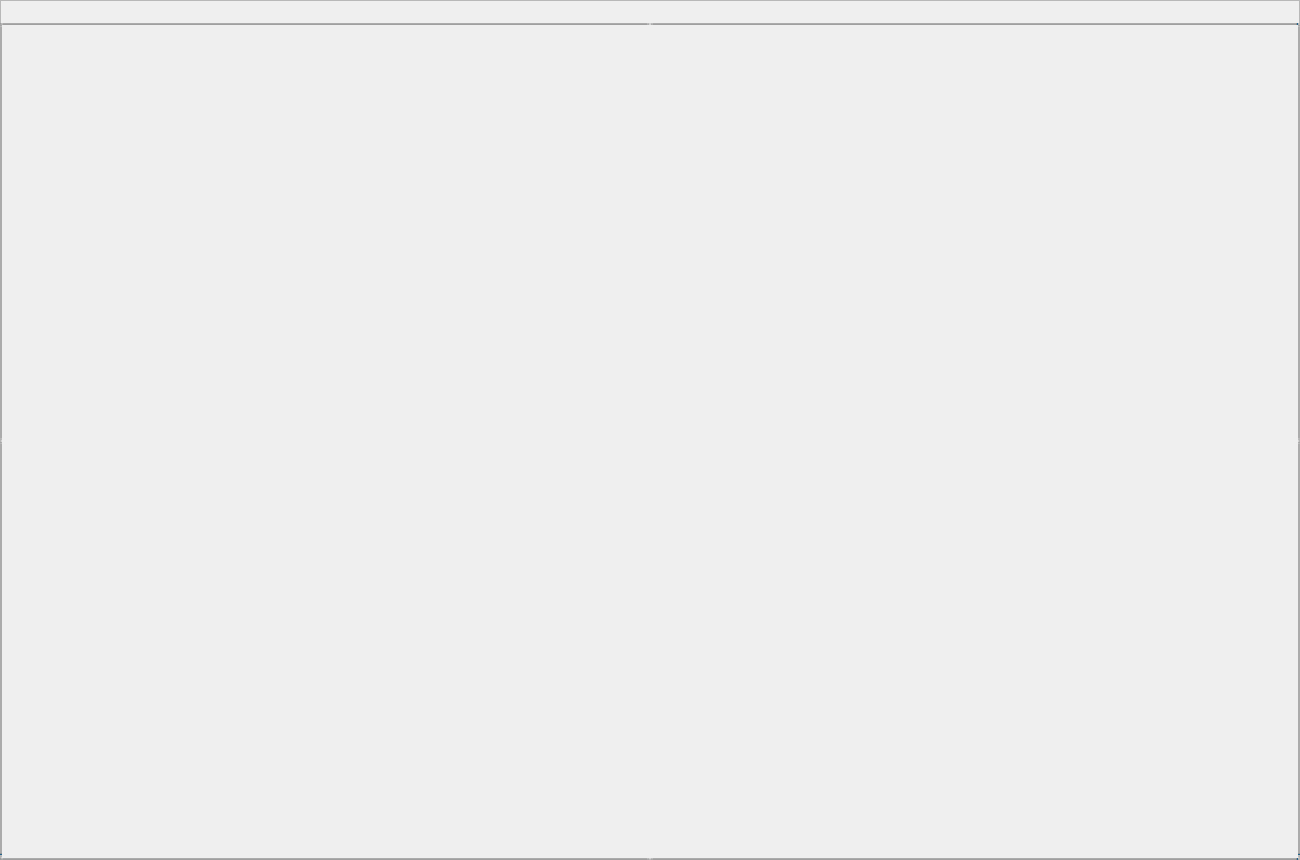
   <widget class="QFrame" name="ProgressBarFrame">
    <property name="geometry">
     <rect>
      <x>0</x>
      <y>0</y>
      <width>1300</width>
      <height>860</height>
     </rect>
    </property>
    <property name="minimumSize">
     <size>
      <width>1300</width>
      <height>860</height>
     </size>
    </property>
    <property name="maximumSize">
     <size>
      <width>1300</width>
      <height>860</height>
     </size>
    </property>
    <property name="font">
     <font>
      <family>laCartoonerie(RUS BY LYAJKA)</family>
     </font>
    </property>
    <property name="frameShape">
     <enum>QFrame::StyledPanel</enum>
    </property>
    <property name="frameShadow">
     <enum>QFrame::Raised</enum>
    </property>
    <widget class="QWidget" name="gridLayoutWidget">
     <property name="geometry">
      <rect>
       <x>0</x>
       <y>0</y>
       <width>1302</width>
       <height>31</height>
      </rect>
     </property>
     <layout class="QGridLayout" name="TopGridLayout">
      <property name="topMargin">
       <number>18</number>
      </property>
      <property name="spacing">
       <number>0</number>
      </property>
      <item row="0" column="0">
       <widget class="QProgressBar" name="TprogressBar_L">
        <property name="minimumSize">
         <size>
          <width>650</width>
          <height>2</height>
         </size>
        </property>
        <property name="maximumSize">
         <size>
          <width>650</width>
          <height>2</height>
         </size>
        </property>
        <property name="sizeIncrement">
         <size>
          <width>0</width>
          <height>0</height>
         </size>
        </property>
        <property name="styleSheet">
         <string notr="true">QProgressBar {
	background-color: transparent;
	border: 0px solid gray; 
	max-height:2px;
}
QProgressBar::chunk {
	background: qlineargradient(x1: 0, y1: 0.5, x2: 1, y2: 0.5, stop: 0 #05B8CC, stop: 1 green);
};</string>
        </property>
        <property name="value">
         <number>0</number>
        </property>
        <property name="textVisible">
         <bool>false</bool>
        </property>
        <property name="invertedAppearance">
         <bool>false</bool>
        </property>
       </widget>
      </item>
      <item row="0" column="1">
       <widget class="QProgressBar" name="TprogressBar_R">
        <property name="minimumSize">
         <size>
          <width>650</width>
          <height>2</height>
         </size>
        </property>
        <property name="maximumSize">
         <size>
          <width>650</width>
          <height>2</height>
         </size>
        </property>
        <property name="styleSheet">
         <string notr="true">QProgressBar {
	background-color: transparent;
	border: 0px solid gray; 
	max-height:2px;
}
QProgressBar::chunk {
	background: qlineargradient(x1: 0, y1: 0.5, x2: 1, y2: 0.5, stop: 0 green , stop: 1 #05B8CC);
};</string>
        </property>
        <property name="value">
         <number>0</number>
        </property>
        <property name="textVisible">
         <bool>false</bool>
        </property>
        <property name="invertedAppearance">
         <bool>true</bool>
        </property>
       </widget>
      </item>
     </layout>
    </widget>
    <widget class="QWidget" name="gridLayoutWidget_2">
     <property name="geometry">
      <rect>
       <x>0</x>
       <y>840</y>
       <width>1302</width>
       <height>41</height>
      </rect>
     </property>
     <layout class="QGridLayout" name="BottomGridLayout">
      <property name="topMargin">
       <number>0</number>
      </property>
      <property name="bottomMargin">
       <number>3</number>
      </property>
      <property name="spacing">
       <number>0</number>
      </property>
      <item row="0" column="0">
       <widget class="QProgressBar" name="BprogressBar_L">
        <property name="minimumSize">
         <size>
          <width>650</width>
          <height>2</height>
         </size>
        </property>
        <property name="maximumSize">
         <size>
          <width>650</width>
          <height>2</height>
         </size>
        </property>
        <property name="sizeIncrement">
         <size>
          <width>0</width>
          <height>0</height>
         </size>
        </property>
        <property name="styleSheet">
         <string notr="true">QProgressBar {
	background-color: transparent;
	border: 0px solid gray; 
	max-height:2px;
}
QProgressBar::chunk {
	background: qlineargradient(x1: 0, y1: 0.5, x2: 1, y2: 0.5, stop: 0 #05B8CC, stop: 1 green);
};</string>
        </property>
        <property name="value">
         <number>0</number>
        </property>
        <property name="textVisible">
         <bool>false</bool>
        </property>
        <property name="invertedAppearance">
         <bool>false</bool>
        </property>
       </widget>
      </item>
      <item row="0" column="1">
       <widget class="QProgressBar" name="BprogressBar_R">
        <property name="minimumSize">
         <size>
          <width>650</width>
          <height>2</height>
         </size>
        </property>
        <property name="maximumSize">
         <size>
          <width>650</width>
          <height>2</height>
         </size>
        </property>
        <property name="styleSheet">
         <string notr="true">QProgressBar {
	background-color: transparent;
	border: 0px solid gray; 
	max-height:2px;
}
QProgressBar::chunk {
	background: qlineargradient(x1: 0, y1: 0.5, x2: 1, y2: 0.5, stop: 0 green , stop: 1 #05B8CC);
};</string>
        </property>
        <property name="value">
         <number>0</number>
        </property>
        <property name="textVisible">
         <bool>false</bool>
        </property>
        <property name="invertedAppearance">
         <bool>true</bool>
        </property>
       </widget>
      </item>
     </layout>
    </widget>
    <widget class="QWidget" name="gridLayoutWidget_5">
     <property name="geometry">
      <rect>
       <x>0</x>
       <y>0</y>
       <width>16</width>
       <height>948</height>
      </rect>
     </property>
     <layout class="QGridLayout" name="LeftGridLayout">
      <property name="leftMargin">
       <number>0</number>
      </property>
      <property name="topMargin">
       <number>24</number>
      </property>
      <property name="rightMargin">
       <number>13</number>
      </property>
      <property name="bottomMargin">
       <number>88</number>
      </property>
      <property name="spacing">
       <number>0</number>
      </property>
      <item row="0" column="0">
       <widget class="QProgressBar" name="LprogressBar_T">
        <property name="minimumSize">
         <size>
          <width>2</width>
          <height>400</height>
         </size>
        </property>
        <property name="maximumSize">
         <size>
          <width>2</width>
          <height>417</height>
         </size>
        </property>
        <property name="styleSheet">
         <string notr="true">QProgressBar {
	background-color: transparent;
	border: 0px solid gray; 
	max-width: 2px;
}
QProgressBar::chunk {
	background: qlineargradient(x1: 0.5, y1: 0, x2: 0.5, y2: 1, stop: 0 #05B8CC, stop: 1 green);
};</string>
        </property>
        <property name="value">
         <number>0</number>
        </property>
        <property name="textVisible">
         <bool>false</bool>
        </property>
        <property name="orientation">
         <enum>Qt::Vertical</enum>
        </property>
        <property name="invertedAppearance">
         <bool>true</bool>
        </property>
       </widget>
      </item>
      <item row="1" column="0">
       <widget class="QProgressBar" name="LprogressBar_B">
        <property name="minimumSize">
         <size>
          <width>2</width>
          <height>400</height>
         </size>
        </property>
        <property name="maximumSize">
         <size>
          <width>2</width>
          <height>417</height>
         </size>
        </property>
        <property name="styleSheet">
         <string notr="true">QProgressBar {
	background-color: transparent;
	border: 0px solid gray; 
	max-width: 2px;
}
QProgressBar::chunk {
	background: qlineargradient(x1: 0.5, y1: 0, x2: 0.5, y2: 1, stop: 0 green, stop: 1#05B8CC);
};</string>
        </property>
        <property name="value">
         <number>0</number>
        </property>
        <property name="textVisible">
         <bool>false</bool>
        </property>
        <property name="orientation">
         <enum>Qt::Vertical</enum>
        </property>
        <property name="invertedAppearance">
         <bool>false</bool>
        </property>
       </widget>
      </item>
     </layout>
    </widget>
    <widget class="QWidget" name="gridLayoutWidget_4">
     <property name="geometry">
      <rect>
       <x>1283</x>
       <y>0</y>
       <width>20</width>
       <height>948</height>
      </rect>
     </property>
     <layout class="QGridLayout" name="RightGridLayout">
      <property name="leftMargin">
       <number>12</number>
      </property>
      <property name="topMargin">
       <number>24</number>
      </property>
      <property name="rightMargin">
       <number>0</number>
      </property>
      <property name="bottomMargin">
       <number>88</number>
      </property>
      <property name="spacing">
       <number>0</number>
      </property>
      <item row="0" column="0">
       <widget class="QProgressBar" name="RprogressBar_T">
        <property name="minimumSize">
         <size>
          <width>2</width>
          <height>400</height>
         </size>
        </property>
        <property name="maximumSize">
         <size>
          <width>2</width>
          <height>417</height>
         </size>
        </property>
        <property name="styleSheet">
         <string notr="true">QProgressBar {
	background-color: transparent;
	border: 0px solid gray; 
	max-width: 2px;
}
QProgressBar::chunk {
	background: qlineargradient(x1: 0.5, y1: 0, x2: 0.5, y2: 1, stop: 0 #05B8CC, stop: 1 green);
};</string>
        </property>
        <property name="value">
         <number>0</number>
        </property>
        <property name="textVisible">
         <bool>false</bool>
        </property>
        <property name="orientation">
         <enum>Qt::Vertical</enum>
        </property>
        <property name="invertedAppearance">
         <bool>true</bool>
        </property>
       </widget>
      </item>
      <item row="1" column="0">
       <widget class="QProgressBar" name="RprogressBar_B">
        <property name="minimumSize">
         <size>
          <width>2</width>
          <height>400</height>
         </size>
        </property>
        <property name="maximumSize">
         <size>
          <width>2</width>
          <height>417</height>
         </size>
        </property>
        <property name="styleSheet">
         <string notr="true">QProgressBar {
	background-color: transparent;
	border: 0px solid gray; 
	max-width: 2px;
}
QProgressBar::chunk {
	background: qlineargradient(x1: 0.5, y1: 0, x2: 0.5, y2: 1, stop: 0 green, stop: 1#05B8CC);
};</string>
        </property>
        <property name="value">
         <number>0</number>
        </property>
        <property name="textVisible">
         <bool>false</bool>
        </property>
        <property name="orientation">
         <enum>Qt::Vertical</enum>
        </property>
        <property name="invertedAppearance">
         <bool>false</bool>
        </property>
       </widget>
      </item>
     </layout>
    </widget>
   </widget>
